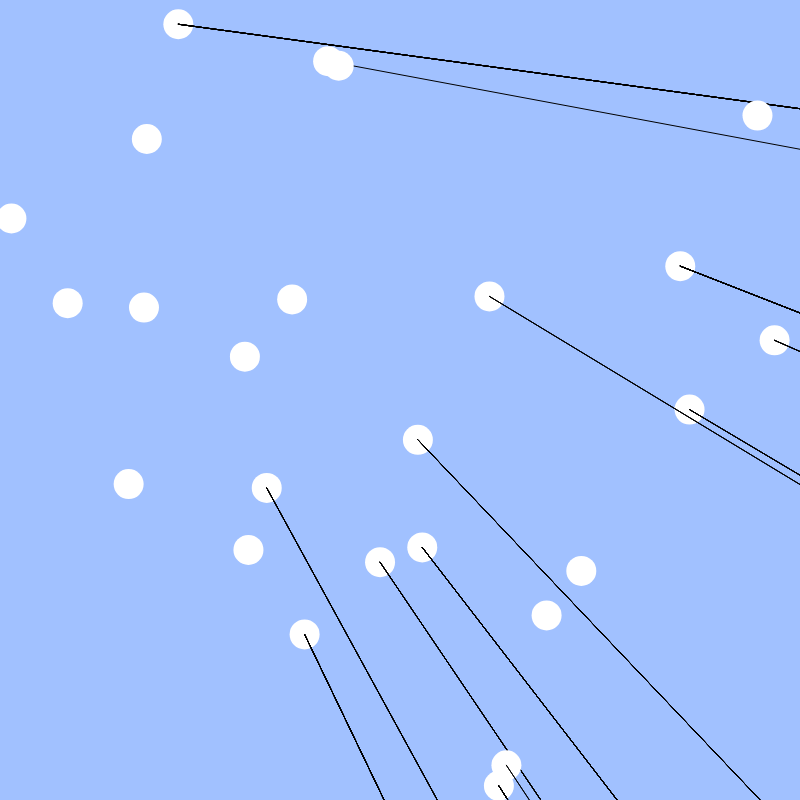
Frame 1 (no input)
Frame 60 (no input): identical to frame 1, image omitted
Frame 120 (the mouse pressed at the canvas centre since frame 60): identical to frame 1, image omitted

The p5.js sketch that drew this single still picture (run headless with seeded random() and noise() and a simulated clock; from frame 60 on, the mouse is pressed at the canvas centre):

// p5.js sketch
// ── sketch.js
let CircleCount = 24;
let LineCount = 12;

function setup() {
  createCanvas(800, 800);
}
function draw() {
  randomSeed(1000)
  background(161, 193,255 );

  for (let c = 0; c <= CircleCount; c+=1) {
    let x1 = random(width);
    let y1 = random(height);
    strokeWeight(0)
    ellipse(x1, y1, 30, 30);
    
    for (let l = c; l <= LineCount; l+=1) {
      let x2 = (CircleCount-1)*x1;
      let y2 = (CircleCount-1)*y1;
      strokeWeight(1)
      line(x1, y1, x2, y2);
    }
  }
}
